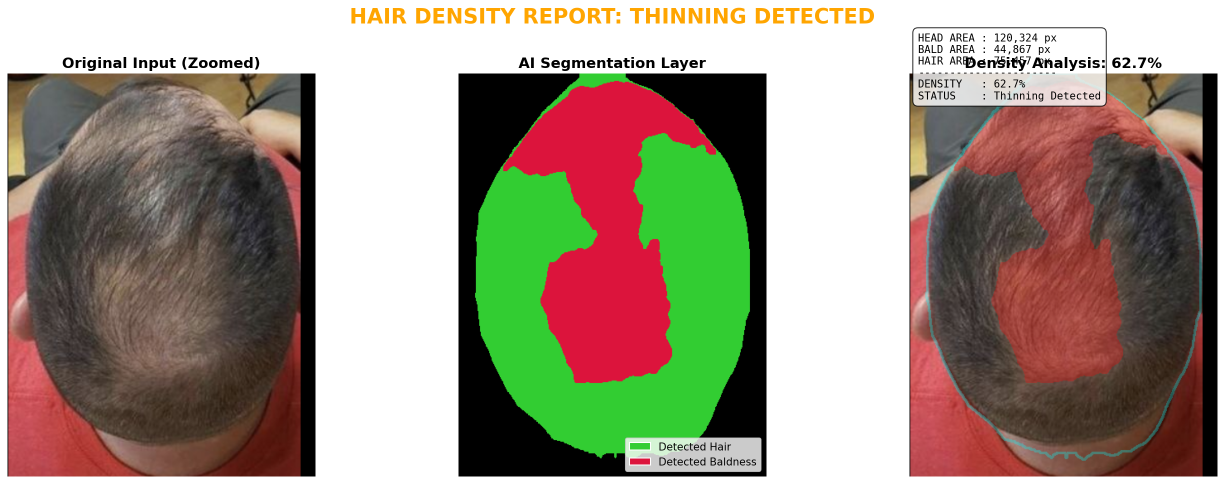
#> input picture Segmentation/V2 (with backgroung)/hair_analysis_report.png, 2448 x 968 px (shown at 1/2 size); its folder holds only this picture in this run
$ python -i process_img.py   (imports and definitions only)
#> lines starting #> are read from the running program, lines starting #| are printed output that depends on the picture; after the words box and inside, x2 and y2 are one past the last pixel; in counts of white or black regions, pixels touching at a corner belong together
import cv2
import numpy as np
import os

def process_image(input_path, output_path, target_size=(224, 224)):
    # خواندن تصویر
#> called with output_path = 'out.png', target_size = (224, 224)
    img = cv2.imread(input_path)
#> img is the input picture: shape (968, 2448, 3); mean B, G, R 128.7, 144, 155.3
    if img is None:
        print(f"Error reading {input_path}")
        return

    # 1. پیدا کردن کادر دور سر (جایی که سیاه نیست)
    gray = cv2.cvtColor(img, cv2.COLOR_BGR2GRAY)
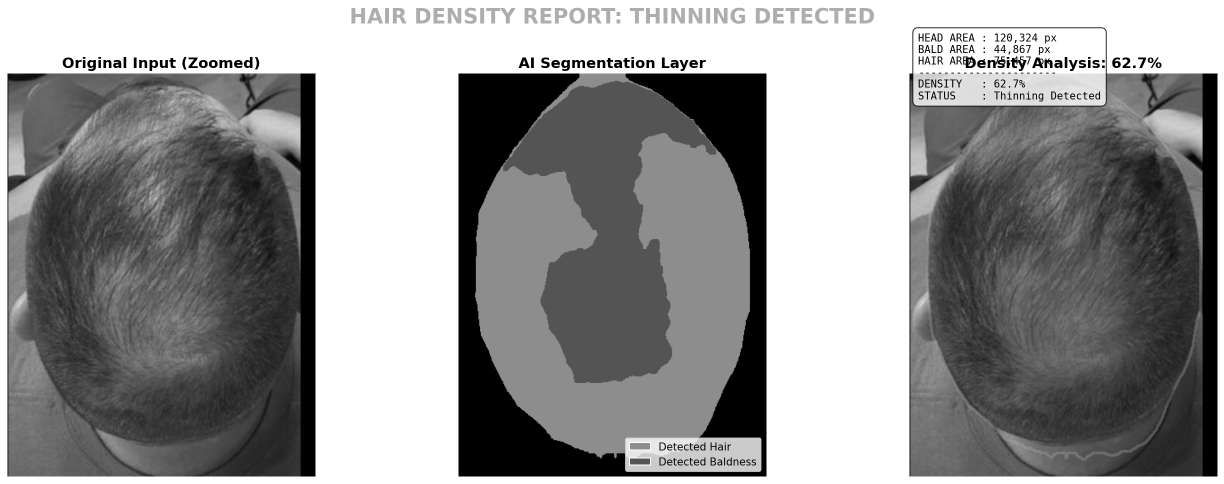
#> gray: shape (968, 2448) (shown at 1/2 size); min 0, max 255, mean 145.6
    _, thresh = cv2.threshold(gray, 1, 255, cv2.THRESH_BINARY)
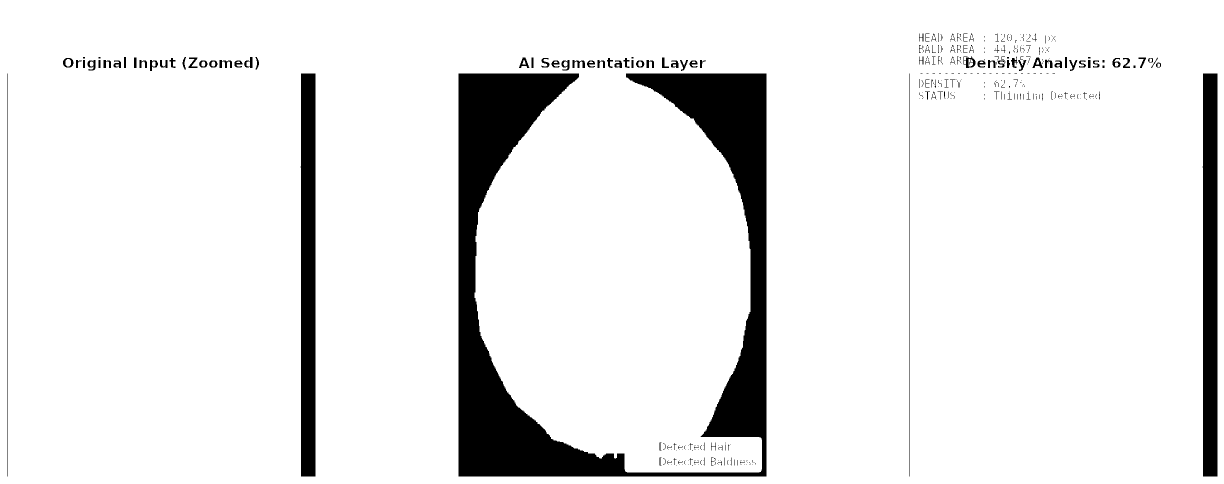
#> thresh: shape (968, 2448) (shown at 1/2 size); 91.2% white; 403 black regions (285 under 20 px), largest, box (x1, y1, x2, y2) and area: (917, 147, 1533, 953) 150191, (601, 147, 631, 953) 23376, (2405, 147, 2435, 953) 23376
    contours, _ = cv2.findContours(thresh, cv2.RETR_EXTERNAL, cv2.CHAIN_APPROX_SIMPLE)
#> contours = [[[0, 0], [0, 967], [2447, 967], [2447, 0]]]

    if contours:
        # بزرگترین کانتور احتمالا سر است
        c = max(contours, key=cv2.contourArea)
#> c = [[0, 0], [0, 967], [2447, 967], [2447, 0]]
        x, y, w, h = cv2.boundingRect(c)
#> x = 0; y = 0; w = 2448; h = 968

        # برش زدن (Crop)
        cropped = img[y:y+h, x:x+w]

        # 2. تغییر سایز به استاندارد هوش مصنوعی (مثلا 224x224)
        resized = cv2.resize(cropped, target_size)
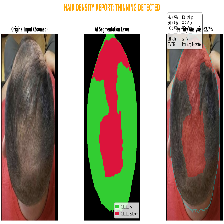
#> resized: shape (224, 224, 3); mean B, G, R 127.6, 142.9, 154

        # ذخیره
        cv2.imwrite(output_path, resized)
        print(f"Processed: {output_path}")
    else:
        print(f"No content found in {input_path}")


# [12 lines not run here, left out]

>>> result = process_image('Segmentation/V2 (with backgroung)/hair_analysis_report.png', 'out.png')
